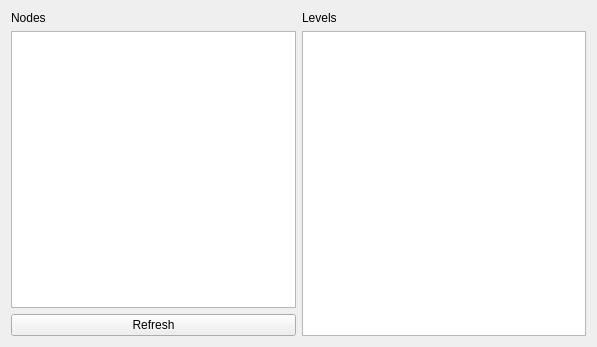
<?xml version="1.0" encoding="UTF-8"?>
<ui version="4.0">
 <class>LoggerLevel</class>
 <widget class="QWidget" name="LoggerLevel">
  <property name="geometry">
   <rect>
    <x>0</x>
    <y>0</y>
    <width>597</width>
    <height>347</height>
   </rect>
  </property>
  <property name="windowTitle">
   <string>Logger Level</string>
  </property>
  <layout class="QVBoxLayout" name="verticalLayout">
   <item>
    <layout class="QHBoxLayout" name="horizontalLayout">
     <item>
      <layout class="QVBoxLayout" name="verticalLayout_4">
       <item>
        <widget class="QLabel" name="label_2">
         <property name="text">
          <string>Nodes</string>
         </property>
        </widget>
       </item>
       <item>
        <widget class="QListWidget" name="node_list"/>
       </item>
       <item>
        <widget class="QPushButton" name="refresh_button">
         <property name="text">
          <string>Refresh</string>
         </property>
        </widget>
       </item>
      </layout>
     </item>
     <item>
      <layout class="QVBoxLayout" name="verticalLayout_6">
       <item>
        <widget class="QLabel" name="label_4">
         <property name="text">
          <string>Levels</string>
         </property>
        </widget>
       </item>
       <item>
        <widget class="QListWidget" name="level_list"/>
       </item>
      </layout>
     </item>
    </layout>
   </item>
  </layout>
 </widget>
 <resources/>
 <connections/>
</ui>
